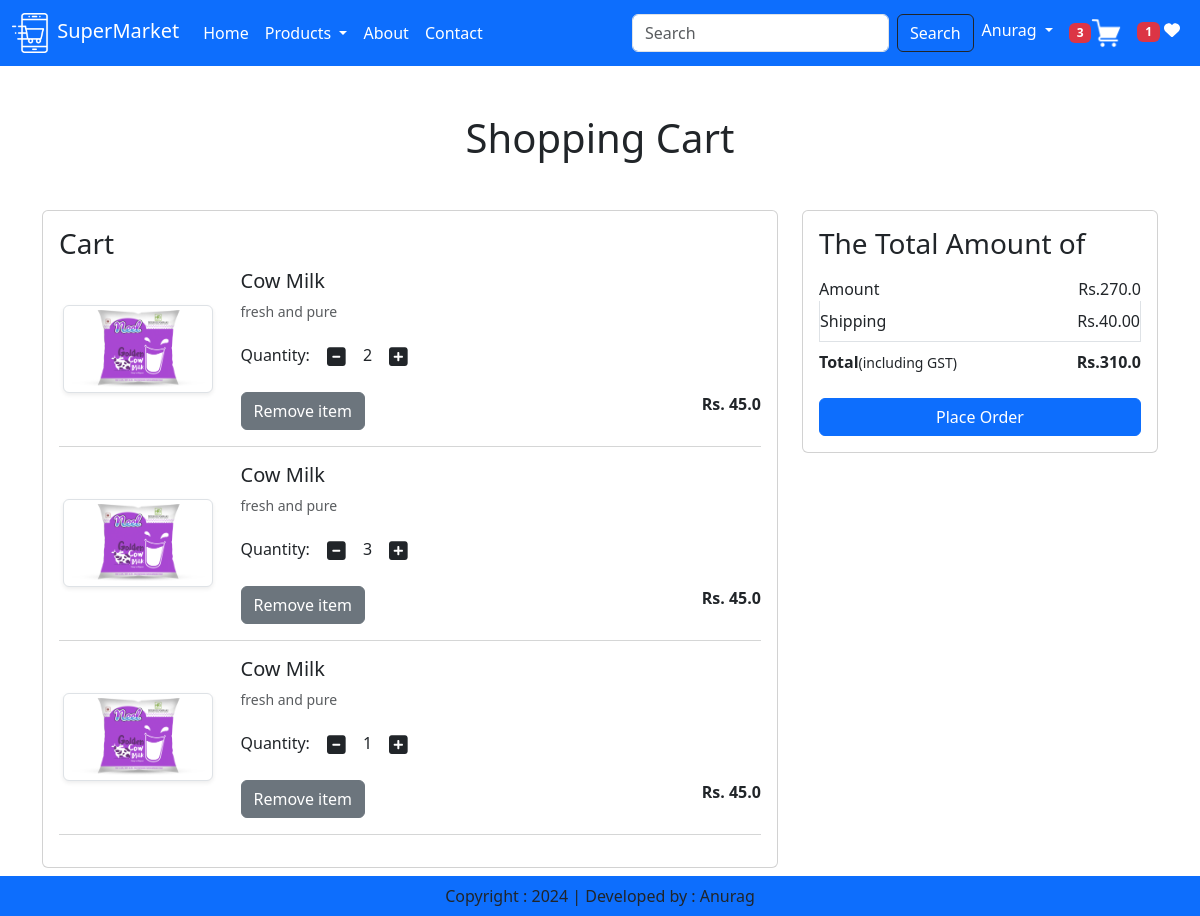
The page /cart/ (signed in) on the database as committed earlier.
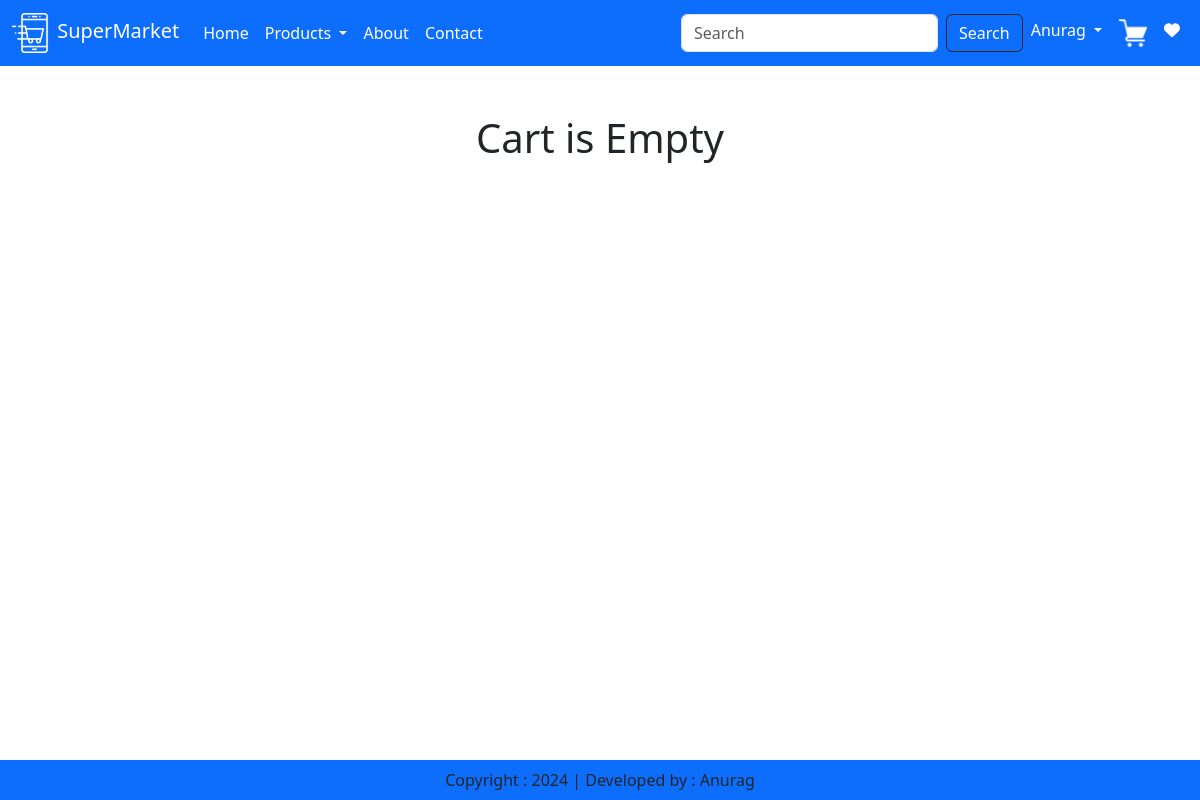
The same page on the database as committed later.
### app/models.py (models this page shows, shortened)
class Cart(models.Model):
    user = models.ForeignKey(User,on_delete=models.CASCADE)
    product = models.ForeignKey(Product,on_delete=models.CASCADE)
    quantity = models.PositiveIntegerField(default=1)

class Product(models.Model):
    title = models.CharField(max_length=100)
    selling_price = models.FloatField()
    discounted_price = models.FloatField()
    description = models.TextField()
    composition = models.TextField(default='')
    prodapp = models.TextField(default='')
    category = models.CharField(choices=CATEGORY_CHOICES,max_length=2)
    product_image = models.ImageField(upload_to='product')

### app/views.py (the view)
# urls.py: path('cart/',views.show_cart, name='showcart'),
@login_required
def show_cart(request):
    user = request.user
    cart = Cart.objects.filter(user=user)
    amount = 0
    for p in cart:
        value = p.quantity * p.product.discounted_price
        amount = amount + value
    totalamount = amount + 40
    totalitem = 0
    wishitem = 0
    if request.user.is_authenticated:
        totalitem = len(Cart.objects.filter(user=request.user))
        wishitem = len(Wishlist.objects.filter(user=request.user))
    return render(request,'app/addtocart.html',locals())

### app/templates/app/addtocart.html (shortened to what this page needs)
{% extends "app/base.html" %}
{% load static %}
{% block main-content %}
  <div class="container my-5 ">
    <div class="row">
        {% if cart %}
          <h1 class="text-center mb-5">Shopping Cart</h1>
          <div class="col-sm-8">
            <div class="card">
                <div class="card-body">
                    <h3>Cart</h3>
                    {% for item in cart %}
                      <div class="row">
                        <div class="col-sm-3 text-center align-self-center"><img src="{{item.product.product_image.url}}" alt="" srcset="" class="img-fluid img-thumbnail shadow-sm" height="150" width="150" ></div>
                        <div class="col-sm-9">
                            <div>
                                <h5>{{item.product.title}}</h5>
                                <p class="mb-2 text-muted small" >{{item.product.description}}</p>
                                <div class="my-3">
                                    <label for="quantity">Quantity:</label>
                                    <a class="minus-cart btn" pid={{item.product.id}}><i class="fas fa-minus-square fa-lg" ></i></a>
                                        <span id="quantity" >{{item.quantity}}</span>
                                    <a class="plus-cart btn" pid={{item.product.id}}><i class="fas fa-plus-square fa-lg" ></i></a>
                                </div>
                                <div class="d-flex justify-content-between">
                                    <a href="#" class="remove-cart btn btm-sm btn-secondary mr-3" pid={{item.product.id}} >Remove item</a>
                                    <p class="mb-0" ><span><strong>Rs. {{item.product.discounted_price}}</strong></span></p>
                                </div>
                            </div>
                        </div>
                      </div>
                      <hr class="text-muted">
                    {% endfor %}
                </div>
            </div>
          </div>
          <div class="col-sm-4">
            <div class="card">
                <div class="card-body">
                    <h3>The Total Amount of</h3>
                    <ul class="list-group" >
                        <li class="list-group-item d-flex justify-content-between align-items-center border-0 px-0 pb-0">Amount<span id="amount">Rs.{{amount}}</span></li>
                        <li class="list-group-item d-flex justify-content-between align-items-center  px-0">Shipping<span>Rs.40.00</span></li>
                        <li class="list-group-item d-flex justify-content-between align-items-center border-0 px-0 mb-3">
                        <div>
                            <strong>Total</strong><small>(including GST)</small>
                        </div>
                        <span id="totalamount" ><strong>Rs.{{totalamount}}</strong></span>
                        </li>
                    </ul>
                    <div class="d-grid"><a href="{% url  'checkout' %}" class="btn btn-primary" >Place Order</a></div>
                </div>
            </div>
          </div>
          {% else %}
            <h1 class="text-center mb-5" >Cart is Empty</h1>
        {% endif %}
    </div>
  </div>
{% endblock main-content %}

Rows that differ between the two databases and show on the page:
removed Cart: product.product_image (picture), product "Cow Milk", product.description "fresh and pure", quantity "2", product.discounted_price "45.0"
removed Cart: product.product_image (picture), product "Cow Milk", product.description "fresh and pure", quantity "3", product.discounted_price "45.0"
removed Cart: product.product_image (picture), product "Cow Milk", product.description "fresh and pure", quantity "1", product.discounted_price "45.0"
Other text that changed with them:
{{ totalitem }}: "3" → (not shown)
{{ wishitem }}: "1" → (not shown)
{{ amount }}: "270.0" → (not shown)
{{ totalamount }}: "310.0" → (not shown)
text no longer shown: "Shopping Cart Cart The Total Amount of Amount Rs. Shipping Rs.40.00 Total (including GST) Rs. Place Order"
text now shown: "Cart is Empty"
